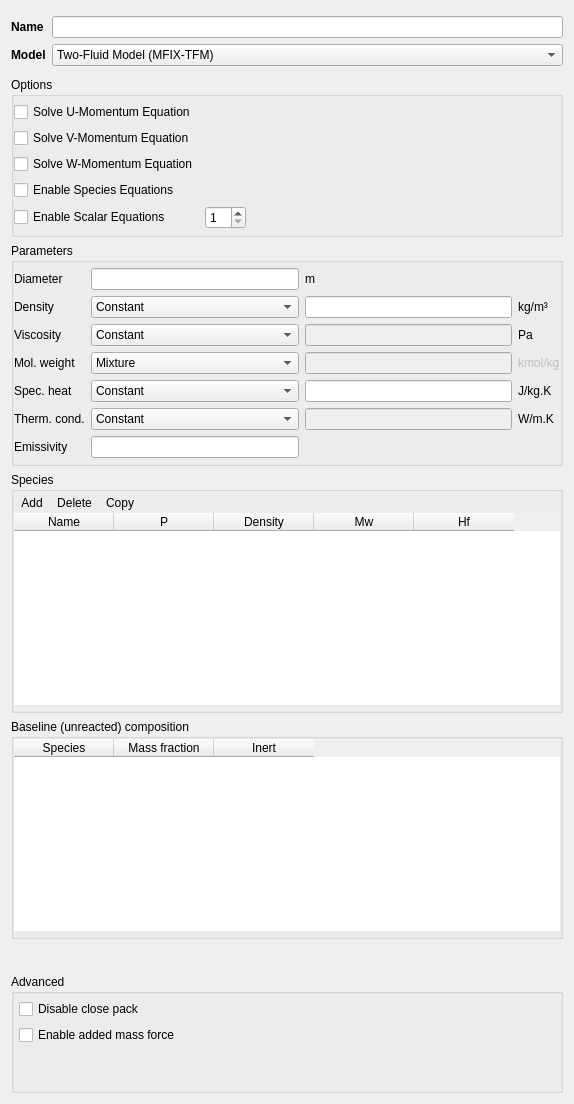
          <widget class="QWidget" name="detail_pane">
           <property name="geometry">
            <rect>
             <x>0</x>
             <y>0</y>
             <width>574</width>
             <height>1104</height>
            </rect>
           </property>
           <property name="sizePolicy">
            <sizepolicy hsizetype="Preferred" vsizetype="MinimumExpanding">
             <horstretch>0</horstretch>
             <verstretch>0</verstretch>
            </sizepolicy>
           </property>
           <property name="styleSheet">
            <string notr="true"/>
           </property>
           <layout class="QGridLayout" name="gridLayout_13">
            <item row="0" column="0" rowspan="2" colspan="6">
             <widget class="QFrame" name="frame_name_model">
              <property name="frameShape">
               <enum>QFrame::NoFrame</enum>
              </property>
              <property name="frameShadow">
               <enum>QFrame::Plain</enum>
              </property>
              <layout class="QGridLayout" name="gridLayout">
               <property name="leftMargin">
                <number>0</number>
               </property>
               <property name="topMargin">
                <number>5</number>
               </property>
               <property name="rightMargin">
                <number>0</number>
               </property>
               <property name="bottomMargin">
                <number>5</number>
               </property>
               <item row="0" column="0">
                <widget class="QLabel" name="label_38">
                 <property name="font">
                  <font>
                   <weight>75</weight>
                   <bold>true</bold>
                  </font>
                 </property>
                 <property name="text">
                  <string>Name</string>
                 </property>
                </widget>
               </item>
               <item row="1" column="0">
                <widget class="QLabel" name="label_203">
                 <property name="font">
                  <font>
                   <weight>75</weight>
                   <bold>true</bold>
                  </font>
                 </property>
                 <property name="text">
                  <string>Model</string>
                 </property>
                </widget>
               </item>
               <item row="1" column="1">
                <widget class="ComboBox" name="combobox_solids_model">
                 <item>
                  <property name="text">
                   <string>Two-Fluid Model (MFIX-TFM)</string>
                  </property>
                 </item>
                 <item>
                  <property name="text">
                   <string>Discrete Element Model (MFIX-DEM)</string>
                  </property>
                 </item>
                 <item>
                  <property name="text">
                   <string>Multiphase Particle-in-Cell (MFIX-PIC)</string>
                  </property>
                 </item>
                </widget>
               </item>
               <item row="0" column="1">
                <widget class="LineEdit" name="lineedit_solids_phase_name"/>
               </item>
              </layout>
             </widget>
            </item>
            <item row="2" column="0" colspan="6">
             <widget class="QGroupBox" name="groupbox_options">
              <property name="title">
               <string>Options</string>
              </property>
              <property name="flat">
               <bool>true</bool>
              </property>
              <layout class="QGridLayout" name="gridLayout_2">
               <property name="leftMargin">
                <number>0</number>
               </property>
               <property name="topMargin">
                <number>5</number>
               </property>
               <property name="rightMargin">
                <number>0</number>
               </property>
               <property name="bottomMargin">
                <number>5</number>
               </property>
               <item row="0" column="0">
                <widget class="CheckBox" name="checkbox_keyword_momentum_x_eq_args_P">
                 <property name="text">
                  <string>Solve U-Momentum Equation</string>
                 </property>
                </widget>
               </item>
               <item row="1" column="0">
                <widget class="CheckBox" name="checkbox_keyword_momentum_y_eq_args_P">
                 <property name="text">
                  <string>Solve V-Momentum Equation</string>
                 </property>
                </widget>
               </item>
               <item row="2" column="0">
                <widget class="CheckBox" name="checkbox_keyword_momentum_z_eq_args_P">
                 <property name="text">
                  <string>Solve W-Momentum Equation</string>
                 </property>
                </widget>
               </item>
               <item row="3" column="0">
                <widget class="CheckBox" name="checkbox_keyword_species_eq_args_P">
                 <property name="text">
                  <string>Enable Species Equations</string>
                 </property>
                </widget>
               </item>
               <item row="4" column="0">
                <widget class="CheckBox" name="checkbox_enable_scalar_eq">
                 <property name="text">
                  <string>Enable Scalar Equations</string>
                 </property>
                </widget>
               </item>
               <item row="4" column="1">
                <widget class="QSpinBox" name="spinbox_nscalar_eq">
                 <property name="minimum">
                  <number>1</number>
                 </property>
                </widget>
               </item>
               <item row="4" column="2">
                <spacer name="horizontalSpacer">
                 <property name="orientation">
                  <enum>Qt::Horizontal</enum>
                 </property>
                 <property name="sizeHint" stdset="0">
                  <size>
                   <width>455</width>
                   <height>20</height>
                  </size>
                 </property>
                </spacer>
               </item>
              </layout>
             </widget>
            </item>
            <item row="5" column="0" colspan="6">
             <widget class="QGroupBox" name="groupbox_baseline">
              <property name="title">
               <string>Baseline (unreacted) composition</string>
              </property>
              <property name="flat">
               <bool>true</bool>
              </property>
              <layout class="QGridLayout" name="gridLayout_11">
               <property name="leftMargin">
                <number>0</number>
               </property>
               <property name="topMargin">
                <number>0</number>
               </property>
               <property name="rightMargin">
                <number>0</number>
               </property>
               <property name="bottomMargin">
                <number>5</number>
               </property>
               <item row="0" column="0">
                <widget class="QTableWidget" name="tablewidget_solids_baseline">
                 <property name="sizePolicy">
                  <sizepolicy hsizetype="Expanding" vsizetype="Preferred">
                   <horstretch>0</horstretch>
                   <verstretch>0</verstretch>
                  </sizepolicy>
                 </property>
                 <property name="minimumSize">
                  <size>
                   <width>0</width>
                   <height>60</height>
                  </size>
                 </property>
                 <property name="frameShape">
                  <enum>QFrame::NoFrame</enum>
                 </property>
                 <property name="frameShadow">
                  <enum>QFrame::Plain</enum>
                 </property>
                 <property name="selectionMode">
                  <enum>QAbstractItemView::NoSelection</enum>
                 </property>
                 <attribute name="horizontalHeaderCascadingSectionResizes">
                  <bool>true</bool>
                 </attribute>
                 <attribute name="horizontalHeaderHighlightSections">
                  <bool>false</bool>
                 </attribute>
                 <attribute name="verticalHeaderVisible">
                  <bool>false</bool>
                 </attribute>
                 <attribute name="verticalHeaderHighlightSections">
                  <bool>false</bool>
                 </attribute>
                 <column>
                  <property name="text">
                   <string>Species</string>
                  </property>
                 </column>
                 <column>
                  <property name="text">
                   <string>Mass fraction</string>
                  </property>
                 </column>
                 <column>
                  <property name="text">
                   <string>Inert</string>
                  </property>
                 </column>
                </widget>
               </item>
              </layout>
             </widget>
            </item>
            <item row="8" column="0" colspan="6">
             <widget class="QGroupBox" name="groupbox_advanced">
              <property name="title">
               <string>Advanced</string>
              </property>
              <property name="flat">
               <bool>true</bool>
              </property>
              <layout class="QGridLayout" name="gridLayout_7">
               <property name="leftMargin">
                <number>5</number>
               </property>
               <property name="topMargin">
                <number>5</number>
               </property>
               <property name="rightMargin">
                <number>0</number>
               </property>
               <property name="bottomMargin">
                <number>5</number>
               </property>
               <item row="0" column="0">
                <widget class="QCheckBox" name="checkbox_disable_close_pack">
                 <property name="text">
                  <string>Disable close pack</string>
                 </property>
                </widget>
               </item>
               <item row="1" column="0">
                <widget class="QCheckBox" name="checkbox_enable_added_mass_force">
                 <property name="text">
                  <string>Enable added mass force</string>
                 </property>
                </widget>
               </item>
               <item row="2" column="0">
                <spacer name="verticalSpacer_9">
                 <property name="orientation">
                  <enum>Qt::Vertical</enum>
                 </property>
                 <property name="sizeHint" stdset="0">
                  <size>
                   <width>20</width>
                   <height>40</height>
                  </size>
                 </property>
                </spacer>
               </item>
              </layout>
             </widget>
            </item>
            <item row="7" column="0">
             <spacer name="verticalSpacer_10">
              <property name="orientation">
               <enum>Qt::Vertical</enum>
              </property>
              <property name="sizeHint" stdset="0">
               <size>
                <width>20</width>
                <height>13</height>
               </size>
              </property>
             </spacer>
            </item>
            <item row="3" column="0" colspan="6">
             <widget class="QGroupBox" name="groupBox_solids_parameters">
              <property name="title">
               <string>Parameters</string>
              </property>
              <property name="flat">
               <bool>true</bool>
              </property>
              <layout class="QGridLayout" name="gridLayout_6">
               <property name="leftMargin">
                <number>0</number>
               </property>
               <property name="topMargin">
                <number>5</number>
               </property>
               <property name="rightMargin">
                <number>0</number>
               </property>
               <property name="bottomMargin">
                <number>5</number>
               </property>
               <item row="0" column="0">
                <widget class="QLabel" name="label_d_p0">
                 <property name="text">
                  <string>Diameter</string>
                 </property>
                </widget>
               </item>
               <item row="1" column="0">
                <widget class="QLabel" name="label_solids_density_model">
                 <property name="text">
                  <string>Density</string>
                 </property>
                </widget>
               </item>
               <item row="1" column="1">
                <widget class="ComboBox" name="combobox_solids_density_model">
                 <property name="sizeAdjustPolicy">
                  <enum>QComboBox::AdjustToContents</enum>
                 </property>
                 <property name="minimumContentsLength">
                  <number>1</number>
                 </property>
                 <item>
                  <property name="text">
                   <string>Constant</string>
                  </property>
                 </item>
                 <item>
                  <property name="text">
                   <string>Variable</string>
                  </property>
                 </item>
                </widget>
               </item>
               <item row="1" column="2">
                <widget class="LineEdit" name="lineedit_keyword_ro_s0_args_P"/>
               </item>
               <item row="1" column="3">
                <widget class="QLabel" name="label_ro_s0_units">
                 <property name="text">
                  <string>kg/m³</string>
                 </property>
                </widget>
               </item>
               <item row="2" column="0">
                <widget class="QLabel" name="label_solids_viscosity_model">
                 <property name="text">
                  <string>Viscosity</string>
                 </property>
                </widget>
               </item>
               <item row="2" column="1">
                <widget class="ComboBox" name="combobox_solids_viscosity_model">
                 <property name="currentIndex">
                  <number>0</number>
                 </property>
                 <property name="sizeAdjustPolicy">
                  <enum>QComboBox::AdjustToContents</enum>
                 </property>
                 <property name="minimumContentsLength">
                  <number>1</number>
                 </property>
                 <item>
                  <property name="text">
                   <string>Constant</string>
                  </property>
                 </item>
                 <item>
                  <property name="text">
                   <string>Continuum Solids Stress Theory</string>
                  </property>
                 </item>
                 <item>
                  <property name="text">
                   <string>UDF</string>
                  </property>
                 </item>
                </widget>
               </item>
               <item row="2" column="2">
                <widget class="LineEdit" name="lineedit_keyword_mu_s0_args_P">
                 <property name="enabled">
                  <bool>false</bool>
                 </property>
                </widget>
               </item>
               <item row="2" column="3">
                <widget class="QLabel" name="label_mu_s0_units">
                 <property name="text">
                  <string>Pa</string>
                 </property>
                </widget>
               </item>
               <item row="3" column="0">
                <widget class="QLabel" name="label_solids_mol_weight_model">
                 <property name="text">
                  <string>Mol. weight</string>
                 </property>
                </widget>
               </item>
               <item row="3" column="1">
                <widget class="ComboBox" name="combobox_solids_mol_weight_model_locked">
                 <property name="toolTip">
                  <string>Mixture</string>
                 </property>
                 <property name="sizeAdjustPolicy">
                  <enum>QComboBox::AdjustToContents</enum>
                 </property>
                 <property name="minimumContentsLength">
                  <number>1</number>
                 </property>
                 <item>
                  <property name="text">
                   <string>Mixture</string>
                  </property>
                 </item>
                </widget>
               </item>
               <item row="3" column="2">
                <widget class="QLineEdit" name="lineedit_mol_weight_disabled">
                 <property name="enabled">
                  <bool>false</bool>
                 </property>
                </widget>
               </item>
               <item row="3" column="3">
                <widget class="QLabel" name="label_mol_weight_units_disabled">
                 <property name="enabled">
                  <bool>false</bool>
                 </property>
                 <property name="text">
                  <string>kmol/kg</string>
                 </property>
                </widget>
               </item>
               <item row="4" column="0">
                <widget class="QLabel" name="label_solids_specific_heat_model">
                 <property name="text">
                  <string>Spec. heat</string>
                 </property>
                </widget>
               </item>
               <item row="4" column="1">
                <widget class="ComboBox" name="combobox_solids_specific_heat_model">
                 <property name="sizeAdjustPolicy">
                  <enum>QComboBox::AdjustToContents</enum>
                 </property>
                 <property name="minimumContentsLength">
                  <number>1</number>
                 </property>
                 <item>
                  <property name="text">
                   <string>Constant</string>
                  </property>
                 </item>
                 <item>
                  <property name="text">
                   <string>Mixture</string>
                  </property>
                 </item>
                 <item>
                  <property name="text">
                   <string>UDF</string>
                  </property>
                 </item>
                </widget>
               </item>
               <item row="4" column="2">
                <widget class="LineEdit" name="lineedit_keyword_c_ps0_args_P"/>
               </item>
               <item row="4" column="3">
                <widget class="QLabel" name="label_c_ps0_units">
                 <property name="text">
                  <string>J/kg.K</string>
                 </property>
                </widget>
               </item>
               <item row="5" column="0">
                <widget class="QLabel" name="label_solids_conductivity_model">
                 <property name="text">
                  <string>Therm. cond.</string>
                 </property>
                </widget>
               </item>
               <item row="5" column="1">
                <widget class="ComboBox" name="combobox_solids_conductivity_model">
                 <property name="currentIndex">
                  <number>0</number>
                 </property>
                 <property name="sizeAdjustPolicy">
                  <enum>QComboBox::AdjustToContents</enum>
                 </property>
                 <property name="minimumContentsLength">
                  <number>1</number>
                 </property>
                 <item>
                  <property name="text">
                   <string>Constant</string>
                  </property>
                 </item>
                 <item>
                  <property name="text">
                   <string>Temperature-Dependent</string>
                  </property>
                 </item>
                 <item>
                  <property name="text">
                   <string>UDF</string>
                  </property>
                 </item>
                </widget>
               </item>
               <item row="5" column="2">
                <widget class="LineEdit" name="lineedit_keyword_k_s0_args_P">
                 <property name="enabled">
                  <bool>false</bool>
                 </property>
                </widget>
               </item>
               <item row="5" column="3">
                <widget class="QLabel" name="label_k_s0_units">
                 <property name="text">
                  <string>W/m.K</string>
                 </property>
                </widget>
               </item>
               <item row="6" column="0">
                <widget class="QLabel" name="label_des_em">
                 <property name="text">
                  <string>Emissivity</string>
                 </property>
                </widget>
               </item>
               <item row="0" column="1">
                <widget class="LineEdit" name="lineedit_keyword_d_p0_args_P"/>
               </item>
               <item row="0" column="2">
                <widget class="QLabel" name="label_d_p0_units">
                 <property name="text">
                  <string>m</string>
                 </property>
                </widget>
               </item>
               <item row="6" column="1">
                <widget class="LineEdit" name="lineedit_keyword_des_em_args_P"/>
               </item>
              </layout>
              <zorder>label_solids_viscosity_model</zorder>
              <zorder>label_solids_specific_heat_model</zorder>
              <zorder>label_c_ps0_units</zorder>
              <zorder>lineedit_keyword_des_em_args_P</zorder>
              <zorder>label_d_p0</zorder>
              <zorder>lineedit_keyword_d_p0_args_P</zorder>
              <zorder>label_solids_density_model</zorder>
              <zorder>combobox_solids_density_model</zorder>
              <zorder>lineedit_keyword_ro_s0_args_P</zorder>
              <zorder>label_ro_s0_units</zorder>
              <zorder>combobox_solids_viscosity_model</zorder>
              <zorder>lineedit_keyword_mu_s0_args_P</zorder>
              <zorder>label_mu_s0_units</zorder>
              <zorder>label_solids_mol_weight_model</zorder>
              <zorder>combobox_solids_mol_weight_model_locked</zorder>
              <zorder>lineedit_mol_weight_disabled</zorder>
              <zorder>label_mol_weight_units_disabled</zorder>
              <zorder>combobox_solids_specific_heat_model</zorder>
              <zorder>lineedit_keyword_c_ps0_args_P</zorder>
              <zorder>label_solids_conductivity_model</zorder>
              <zorder>combobox_solids_conductivity_model</zorder>
              <zorder>lineedit_keyword_k_s0_args_P</zorder>
              <zorder>label_k_s0_units</zorder>
              <zorder>label_des_em</zorder>
              <zorder>label_d_p0_units</zorder>
             </widget>
            </item>
            <item row="4" column="0" colspan="6">
             <widget class="QGroupBox" name="groupbox_species">
              <property name="title">
               <string>Species</string>
              </property>
              <property name="flat">
               <bool>true</bool>
              </property>
              <layout class="QGridLayout" name="gridLayout_12">
               <property name="leftMargin">
                <number>0</number>
               </property>
               <property name="topMargin">
                <number>0</number>
               </property>
               <property name="rightMargin">
                <number>0</number>
               </property>
               <property name="bottomMargin">
                <number>5</number>
               </property>
               <property name="spacing">
                <number>0</number>
               </property>
               <item row="1" column="0">
                <widget class="QTableWidget" name="tablewidget_solids_species">
                 <property name="sizePolicy">
                  <sizepolicy hsizetype="Expanding" vsizetype="Preferred">
                   <horstretch>0</horstretch>
                   <verstretch>0</verstretch>
                  </sizepolicy>
                 </property>
                 <property name="minimumSize">
                  <size>
                   <width>0</width>
                   <height>60</height>
                  </size>
                 </property>
                 <property name="maximumSize">
                  <size>
                   <width>16777215</width>
                   <height>16777215</height>
                  </size>
                 </property>
                 <property name="frameShape">
                  <enum>QFrame::NoFrame</enum>
                 </property>
                 <property name="frameShadow">
                  <enum>QFrame::Plain</enum>
                 </property>
                 <property name="selectionMode">
                  <enum>QAbstractItemView::SingleSelection</enum>
                 </property>
                 <property name="selectionBehavior">
                  <enum>QAbstractItemView::SelectRows</enum>
                 </property>
                 <attribute name="horizontalHeaderVisible">
                  <bool>true</bool>
                 </attribute>
                 <attribute name="horizontalHeaderCascadingSectionResizes">
                  <bool>true</bool>
                 </attribute>
                 <attribute name="horizontalHeaderDefaultSectionSize">
                  <number>100</number>
                 </attribute>
                 <attribute name="horizontalHeaderHighlightSections">
                  <bool>false</bool>
                 </attribute>
                 <attribute name="horizontalHeaderMinimumSectionSize">
                  <number>20</number>
                 </attribute>
                 <attribute name="horizontalHeaderStretchLastSection">
                  <bool>false</bool>
                 </attribute>
                 <attribute name="verticalHeaderVisible">
                  <bool>false</bool>
                 </attribute>
                 <attribute name="verticalHeaderHighlightSections">
                  <bool>false</bool>
                 </attribute>
                 <column>
                  <property name="text">
                   <string>Name</string>
                  </property>
                 </column>
                 <column>
                  <property name="text">
                   <string>P</string>
                  </property>
                  <property name="toolTip">
                   <string>Phase</string>
                  </property>
                 </column>
                 <column>
                  <property name="text">
                   <string>Density</string>
                  </property>
                 </column>
                 <column>
                  <property name="text">
                   <string>Mw</string>
                  </property>
                  <property name="toolTip">
                   <string>Molecular weight</string>
                  </property>
                 </column>
                 <column>
                  <property name="text">
                   <string>Hf</string>
                  </property>
                  <property name="toolTip">
                   <string>Heat of formation</string>
                  </property>
                 </column>
                </widget>
               </item>
               <item row="0" column="0">
                <widget class="QFrame" name="frame_add_delete_copy_species">
                 <property name="sizePolicy">
                  <sizepolicy hsizetype="Preferred" vsizetype="Preferred">
                   <horstretch>0</horstretch>
                   <verstretch>0</verstretch>
                  </sizepolicy>
                 </property>
                 <property name="maximumSize">
                  <size>
                   <width>16777215</width>
                   <height>16777215</height>
                  </size>
                 </property>
                 <property name="frameShape">
                  <enum>QFrame::NoFrame</enum>
                 </property>
                 <property name="frameShadow">
                  <enum>QFrame::Plain</enum>
                 </property>
                 <layout class="QGridLayout" name="gridLayout_9">
                  <property name="leftMargin">
                   <number>0</number>
                  </property>
                  <property name="topMargin">
                   <number>0</number>
                  </property>
                  <property name="rightMargin">
                   <number>0</number>
                  </property>
                  <property name="bottomMargin">
                   <number>0</number>
                  </property>
                  <property name="spacing">
                   <number>0</number>
                  </property>
                  <item row="0" column="0">
                   <widget class="QToolButton" name="toolbutton_solids_species_add">
                    <property name="text">
                     <string>Add</string>
                    </property>
                    <property name="autoRaise">
                     <bool>true</bool>
                    </property>
                   </widget>
                  </item>
                  <item row="0" column="1">
                   <widget class="QToolButton" name="toolbutton_solids_species_delete">
                    <property name="text">
                     <string>Delete</string>
                    </property>
                    <property name="autoRaise">
                     <bool>true</bool>
                    </property>
                   </widget>
                  </item>
                  <item row="0" column="2">
                   <widget class="QToolButton" name="toolbutton_solids_species_copy">
                    <property name="text">
                     <string>Copy</string>
                    </property>
                    <property name="autoRaise">
                     <bool>true</bool>
                    </property>
                   </widget>
                  </item>
                  <item row="0" column="3">
                   <spacer name="horizontalSpacer_8">
                    <property name="orientation">
                     <enum>Qt::Horizontal</enum>
                    </property>
                    <property name="sizeHint" stdset="0">
                     <size>
                      <width>281</width>
                      <height>20</height>
                     </size>
                    </property>
                   </spacer>
                  </item>
                 </layout>
                </widget>
               </item>
              </layout>
             </widget>
            </item>
           </layout>
          </widget>
